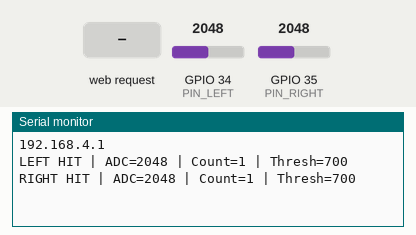
The sketch below on a simulated ESP32. Parts: the last lines printed to the serial monitor. The inputs (shaded band) are chosen by the test bench; at power-on: GPIO 34 (PIN_LEFT) = 2048, GPIO 35 (PIN_RIGHT) = 2048.

Above: at 1.2 s.
1.3 s: HTTP request GET /set received
At 1.51 s:
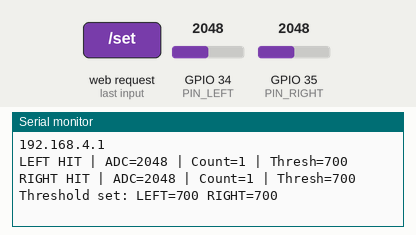
2.8 s: GPIO 34 (PIN_LEFT) set to 2866
At 3.6 s:
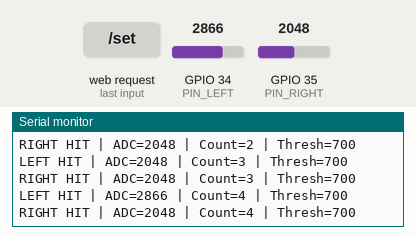
4.3 s: GPIO 35 (PIN_RIGHT) set to 2866
At 5.5 s:
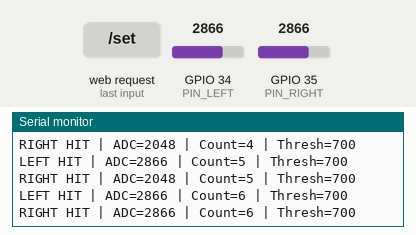
5.8 s: HTTP request GET /set?left=120 received
At 6.3 s:
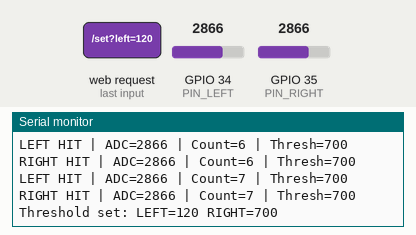
7.3 s: GPIO 34 (PIN_LEFT) set to 3040
At 7.3 s:
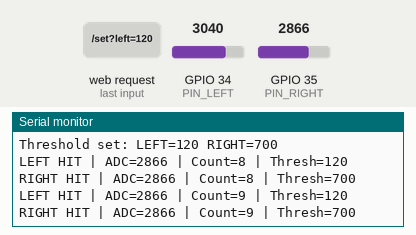
8.8 s: GPIO 35 (PIN_RIGHT) set to 3040
At 9.4 s:
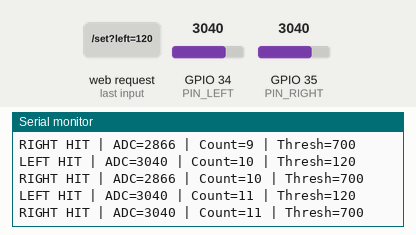
Timing chart, 0 to 11.3 s (numbered marks = the images above; inputs shaded):
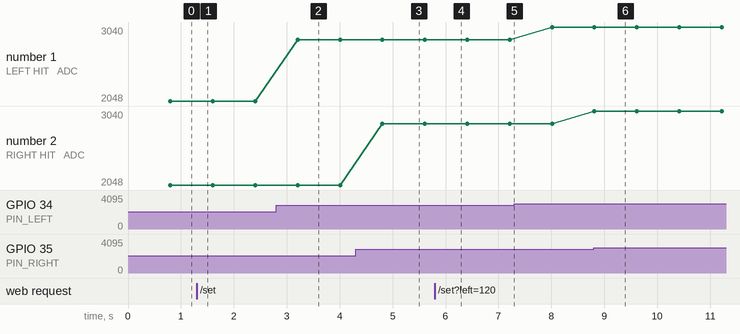

The sketch:

WallBall.ino
```cpp
#include <WiFi.h>
#include <WebServer.h>

const char* AP_SSID = "WallBall-1";
const char* AP_PASS = "12345678";

const int PIN_LEFT  = 34;   // 女 / BOTTOM
const int PIN_RIGHT = 35;   // 男 / TOP

int thresholdLeft  = 700;
int thresholdRight = 700;
const unsigned long DEBOUNCE_MS = 800;

WebServer server(80);

unsigned long lastHitLeft = 0, lastHitRight = 0;
unsigned long lastTriggerLeft = 0, lastTriggerRight = 0;
int hitCountLeft = 0, hitCountRight = 0;
int lastAdcLeft = 0, lastAdcRight = 0;

void sendCors() {
  server.sendHeader("Access-Control-Allow-Origin", "*");
  server.sendHeader("Cache-Control", "no-store");
}

void handleStatus() {
  int adcL = analogRead(PIN_LEFT);
  int adcR = analogRead(PIN_RIGHT);
  String json = "{\"left\":" + String(hitCountLeft) +
                ",\"right\":" + String(hitCountRight) +
                ",\"lastLeft\":" + String(lastHitLeft) +
                ",\"lastRight\":" + String(lastHitRight) +
                ",\"adcLeft\":" + String(adcL) +
                ",\"adcRight\":" + String(adcR) +
                ",\"lastAdcLeft\":" + String(lastAdcLeft) +
                ",\"lastAdcRight\":" + String(lastAdcRight) +
                ",\"threshLeft\":" + String(thresholdLeft) +
                ",\"threshRight\":" + String(thresholdRight) + "}";
  sendCors();
  server.send(200, "application/json", json);
}

void handleSet() {
  if (server.hasArg("left")) {
    int v = server.arg("left").toInt();
    if (v >= 100 && v <= 3000) thresholdLeft = v;
  }
  if (server.hasArg("right")) {
    int v = server.arg("right").toInt();
    if (v >= 100 && v <= 3000) thresholdRight = v;
  }
  sendCors();
  server.send(200, "text/plain", "ok");
  Serial.printf("Threshold set: LEFT=%d RIGHT=%d\n", thresholdLeft, thresholdRight);
}

void setup() {
  Serial.begin(115200);
  pinMode(PIN_LEFT, INPUT);
  pinMode(PIN_RIGHT, INPUT);

  WiFi.softAP(AP_SSID, AP_PASS);
  Serial.println(WiFi.softAPIP());

  server.on("/status", handleStatus);
  server.on("/set", handleSet);
  server.begin();
}

void loop() {
  server.handleClient();
  unsigned long now = millis();

  int valL = analogRead(PIN_LEFT);
  if (valL > thresholdLeft && (now - lastTriggerLeft) > DEBOUNCE_MS) {
    lastTriggerLeft = now;
    lastHitLeft = now;
    lastAdcLeft = valL;
    hitCountLeft++;
    Serial.printf("LEFT HIT | ADC=%d | Count=%d | Thresh=%d\n", valL, hitCountLeft, thresholdLeft);
  }

  int valR = analogRead(PIN_RIGHT);
  if (valR > thresholdRight && (now - lastTriggerRight) > DEBOUNCE_MS) {
    lastTriggerRight = now;
    lastHitRight = now;
    lastAdcRight = valR;
    hitCountRight++;
    Serial.printf("RIGHT HIT | ADC=%d | Count=%d | Thresh=%d\n", valR, hitCountRight, thresholdRight);
  }
}
```

Measured:
- after the input at 1.3 s, the serial monitor: prints a new line at once (image 1)
- after the input at 2.8 s, the serial monitor: prints a new line after 0.40 s (image 2)
- after the input at 4.3 s, the serial monitor: prints a new line after 0.51 s (image 3)
- after the input at 5.8 s, the serial monitor: prints a new line at once (image 4)
- after the input at 8.8 s, the serial monitor: prints a new line at once (image 6)
- plotted number 1: 2048 → 2866 after the input at 2.8 s, 2866 → 3040 after the input at 7.3 s
